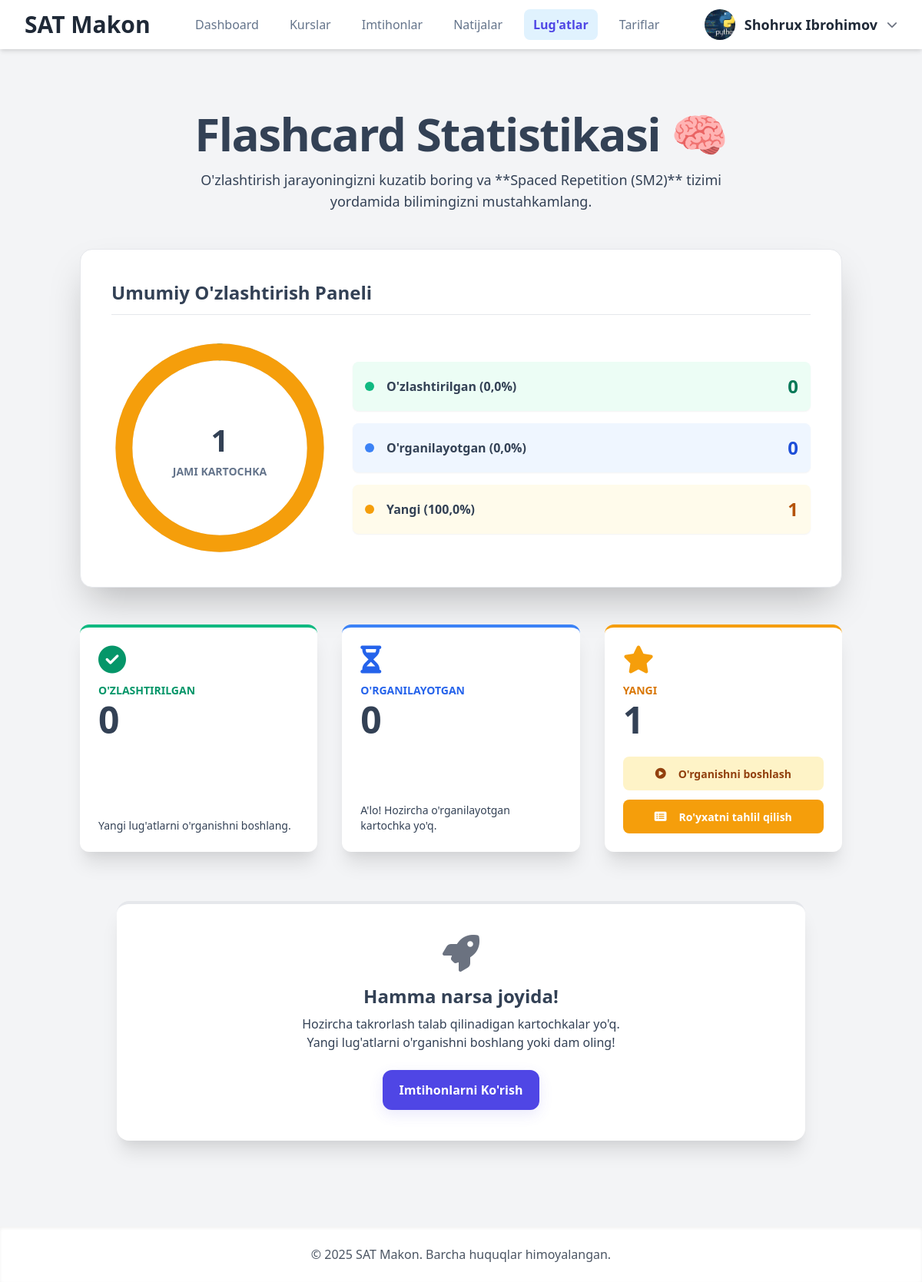
Page /edu-pro/my-flashcards/ (signed in) on the committed database.
### Mock/models.py (models this page shows, shortened)
class CustomUser(AbstractUser):
    first_name = None
    last_name = None
    full_name = models.CharField(max_length=255, verbose_name="To'liq ism (F.I.Sh)")
    email = models.EmailField(unique=True, verbose_name="Elektron pochta")
    phone_number = models.CharField(max_length=20, unique=True, null=True, blank=True, verbose_name="Telefon raqami")
    center = models.ForeignKey(
        Center,
        on_delete=models.SET_NULL,
        null=True,
        blank=True,
        related_name='members',
        verbose_name="O'quv Markazi"
    )
    ROLE_CHOICES = [
        ('student', "O'quvchi"),
        ('teacher', "O'qituvchi"),
        ('center_admin', "Markaz Admini"),
        ('admin', "Platforma Super Admini"),
    ]
    role = models.CharField(max_length=20, choices=ROLE_CHOICES, default='student', verbose_name="Foydalanuvchi roli")
    profile_picture = models.ImageField(upload_to='profile_pics/', null=True, blank=True, verbose_name="Profil rasmi")
    bio = models.TextField(max_length=500, blank=True, verbose_name="O'zi haqida")
    ability = models.FloatField(default=0.0, verbose_name="Foydalanuvchi qobiliyati (Rasch)")
    teacher = models.ForeignKey(
        'self',
        on_delete=models.SET_NULL,
        null=True,
        blank=True,
        limit_choices_to=models.Q(role='teacher') | models.Q(role='center_admin'),
        related_name='students',
        verbose_name="Biriktirilgan Ustoz/Admin"
    )
    is_approved = models.BooleanField(default=True, verbose_name="Tasdiqlangan")
    is_banned = models.BooleanField(default=False, verbose_name="Bloklangan")
    USERNAME_FIELD = 'username'
    REQUIRED_FIELDS = ['email', 'full_name']
    def get_full_name(self):
        return self.full_name.strip()
    class Meta:
        verbose_name = "Foydalanuvchi"
        verbose_name_plural = "Foydalanuvchilar"

### Mock/views.py (the view)
# urls.py: path('<slug:slug>/my-flashcards/', views.my_flashcards_view, name='my_flashcards'),
@login_required
def my_flashcards_view(request, slug):
    center = get_object_or_404(Center, slug=slug)
    if request.user.center != center:
        return redirect('index')
    center_flashcards_qs = Flashcard.objects.filter(center=center)
    total_flashcards = center_flashcards_qs.count()
    statuses = UserFlashcardStatus.objects.filter(
        user=request.user,
        flashcard__center=center
    ).values('status').annotate(count=Count('id'))
    status_map = {s['status']: s['count'] for s in statuses}
    learned_count = status_map.get('learned', 0)
    learning_count = status_map.get('learning', 0)
    seen_count = learned_count + learning_count
    new_count = max(0, total_flashcards - seen_count)
    review_needed_count = UserFlashcardStatus.objects.filter(
        user=request.user,
        flashcard__center=center,
        next_review_at__lte=timezone.now()
    ).count()
    next_review_obj = UserFlashcardStatus.objects.filter(
        user=request.user,
        flashcard__center=center,
        next_review_at__gt=timezone.now()
    ).order_by('next_review_at').first()
    next_review_at = next_review_obj.next_review_at if next_review_obj else None
    if total_flashcards > 0:
        learned_percentage = round((learned_count / total_flashcards) * 100)
        learning_percentage = round((learning_count / total_flashcards) * 100)
        new_percentage = 100 - learned_percentage - learning_percentage
    else:
        learned_percentage = learning_percentage = new_percentage = 0
    context = {
        'center': center,
        'total_flashcards': total_flashcards,
        'learned_count': learned_count,
        'learning_count': learning_count,
        'new_count': new_count,
        'review_needed_count': review_needed_count,
        'next_review_at': next_review_at,
        'learned_percentage': learned_percentage,
        'learning_percentage': learning_percentage,
        'new_percentage': new_percentage,
    }
    return render(request, 'student/my_flashcards.html', context)

### Mock/templates/student/my_flashcards.html (shortened to what this page needs)
{% extends 'base.html' %}
{% load static %}
{% block content %}
<div class="bg-slate-50 min-h-full">
<div class="container mx-auto px-4 py-8 md:py-16">
    <div class="text-center mb-12">
        <h1 class="text-4xl sm:text-5xl lg:text-6xl font-extrabold text-slate-800 tracking-tight">
            Flashcard Statistikasi 🧠
        </h1>
        <p class="mt-4 text-lg text-slate-600 max-w-3xl mx-auto">
            O'zlashtirish jarayoningizni kuzatib boring va **Spaced Repetition (SM2)** tizimi yordamida bilimingizni mustahkamlang.
        </p>
    </div>
    <div class="max-w-5xl mx-auto mb-12">
        <div class="bg-white p-6 sm:p-10 rounded-2xl shadow-2xl border border-slate-200">
            <h3 class="text-2xl font-bold text-slate-800 mb-8 border-b pb-3">Umumiy O'zlashtirish Paneli</h3>
            <div class="grid grid-cols-1 lg:grid-cols-3 gap-8 items-center">
                <div class="lg:col-span-1">
                    <div class="progress-donut">
                        <svg width="100%" height="100%" viewBox="0 0 36 36" class="progress-donut__svg">
                            <circle cx="18" cy="18" r="15.915" class="progress-donut__circle progress-donut__circle-bg"></circle>
                            <circle cx="18" cy="18" r="15.915" class="progress-donut__circle progress-donut__circle-segment"
                                    style="stroke: var(--success-color); stroke-dasharray: {{ learned_percentage }}, 100; stroke-dashoffset: 0;"></circle>
                            <circle cx="18" cy="18" r="15.915" class="progress-donut__circle progress-donut__circle-segment"
                                    style="stroke: var(--secondary-color); stroke-dasharray: {{ learning_percentage }}, 100; stroke-dashoffset: -{{ learned_percentage }};"></circle>
                            <circle cx="18" cy="18" r="15.915" class="progress-donut__circle progress-donut__circle-segment"
                                    style="stroke: #f59e0b; stroke-dasharray: {{ new_percentage }}, 100; stroke-dashoffset: -{{ learned_percentage|add:learning_percentage }};"></circle>
                        </svg>
                        <div class="progress-donut__center-text">
                            <div class="total-count">{{ total_flashcards }}</div>
                            <div class="total-label">Jami Kartochka</div>
                        </div>
                    </div>
                </div>
                <div class="lg:col-span-2 space-y-4">
                    <div class="flex items-center p-4 bg-green-50 rounded-lg shadow-sm">
                        <div class="w-3 h-3 rounded-full bg-green-500 mr-4 flex-shrink-0"></div>
                        <div class="flex-grow">
                            <p class="font-semibold text-slate-700">O'zlashtirilgan ({{ learned_percentage|floatformat:1 }}%)</p>
                        </div>
                        <p class="text-2xl font-bold text-green-700">{{ learned_count }}</p>
                    </div>
                    <div class="flex items-center p-4 bg-blue-50 rounded-lg shadow-sm">
                        <div class="w-3 h-3 rounded-full bg-blue-500 mr-4 flex-shrink-0"></div>
                        <div class="flex-grow">
                            <p class="font-semibold text-slate-700">O'rganilayotgan ({{ learning_percentage|floatformat:1 }}%)</p>
                        </div>
                        <p class="text-2xl font-bold text-blue-700">{{ learning_count }}</p>
                    </div>
                    <div class="flex items-center p-4 bg-yellow-50 rounded-lg shadow-sm">
                        <div class="w-3 h-3 rounded-full bg-yellow-500 mr-4 flex-shrink-0"></div>
                        <div class="flex-grow">
                            <p class="font-semibold text-slate-700">Yangi ({{ new_percentage|floatformat:1 }}%)</p>
                        </div>
                        <p class="text-2xl font-bold text-yellow-700">{{ new_count }}</p>
                    </div>
                </div>
            </div>
        </div>
    </div>
    <div class="grid grid-cols-1 sm:grid-cols-2 lg:grid-cols-3 gap-6 md:gap-8 mb-12 max-w-5xl mx-auto">
        <div class="flex flex-col bg-white p-6 rounded-xl shadow-xl border-t-4 border-green-500 hover:shadow-2xl transition duration-300">
            <div class="flex-grow">
                <i class="fas fa-check-circle text-4xl text-green-600 mb-3"></i>
                <p class="text-sm font-semibold text-green-600 uppercase">O'zlashtirilgan</p>
                <p class="text-5xl font-extrabold text-slate-800 mt-1">{{ learned_count }}</p>
            </div>
            {% if learned_count > 0 %}
            <div class="mt-6 space-y-3">
                <a href="{% url 'practice_flashcards' center.slug 'learned' %}" class="btn btn-sm w-full bg-green-100 text-green-800 hover:bg-green-200 font-medium">
                    <i class="fas fa-redo-alt mr-2"></i> Mustahkamlash (Mashq)
                </a>
                <a href="{% url 'flashcard_status_list' center.slug 'learned' %}" class="btn btn-sm w-full bg-green-500 text-white hover:bg-green-600 border-none font-medium">
                    <i class="fas fa-list-alt mr-2"></i> Ro'yxatni tahlil qilish
                </a>
            </div>
            {% else %}
             <p class="mt-4 text-sm text-slate-500">Yangi lug'atlarni o'rganishni boshlang.</p>
            {% endif %}
        </div>
        <div class="flex flex-col bg-white p-6 rounded-xl shadow-xl border-t-4 border-blue-500 hover:shadow-2xl transition duration-300">
            <div class="flex-grow">
                <i class="fas fa-hourglass-half text-4xl text-blue-600 mb-3"></i>
                <p class="text-sm font-semibold text-blue-600 uppercase">O'rganilayotgan</p>
                <p class="text-5xl font-extrabold text-slate-800 mt-1">{{ learning_count }}</p>
            </div>
            {% if learning_count > 0 %}
            <div class="mt-6 space-y-3">
                <a href="{% url 'practice_flashcards' center.slug 'learning' %}" class="btn btn-sm w-full bg-blue-100 text-blue-800 hover:bg-blue-200 font-medium">
                    <i class="fas fa-brain mr-2"></i> Takrorlash (Mashq)
                </a>
                <a href="{% url 'flashcard_status_list' center.slug 'learning' %}" class="btn btn-sm w-full bg-blue-500 text-white hover:bg-blue-600 border-none font-medium">
                    <i class="fas fa-list-alt mr-2"></i> Ro'yxatni tahlil qilish
                </a>
            </div>
            {% else %}
             <p class="mt-4 text-sm text-slate-500">A'lo! Hozircha o'rganilayotgan kartochka yo'q.</p>
            {% endif %}
        </div>
        <div class="flex flex-col bg-white p-6 rounded-xl shadow-xl border-t-4 border-yellow-500 hover:shadow-2xl transition duration-300">
            <div class="flex-grow">
                <i class="fas fa-star text-4xl text-yellow-500 mb-3"></i>
                <p class="text-sm font-semibold text-yellow-600 uppercase">Yangi</p>
                <p class="text-5xl font-extrabold text-slate-800 mt-1">{{ new_count }}</p>
            </div>
            {% if new_count > 0 %}
            <div class="mt-6 space-y-3">
                <a href="{% url 'practice_flashcards' center.slug 'new' %}" class="btn btn-sm w-full bg-yellow-100 text-yellow-800 hover:bg-yellow-200 font-medium">
                    <i class="fas fa-play-circle mr-2"></i> O'rganishni boshlash
                </a>
                <a href="{% url 'flashcard_status_list' center.slug  'new' %}" class="btn btn-sm w-full bg-yellow-500 text-white hover:bg-yellow-600 border-none font-medium">
                    <i class="fas fa-list-alt mr-2"></i> Ro'yxatni tahlil qilish
                </a>
            </div>
            {% else %}
             <p class="mt-4 text-sm text-slate-500">Barcha lug'atlar o'rganilgan yoki o'rganilmoqda!</p>
            {% endif %}
        </div>
    </div>
    <div class="max-w-4xl mx-auto mt-16">
        {% if review_needed_count > 0 %}
            <div class="text-center bg-white p-10 rounded-2xl shadow-2xl border-2 border-indigo-500">
                <i class="fas fa-calendar-alt text-5xl text-indigo-500 mb-4 animate-bounce-slow"></i>
                <h3 class="text-3xl font-bold text-slate-800">Bugun Takrorlash Kerak!</h3>
                <p class="text-7xl font-extrabold text-indigo-600 my-4">{{ review_needed_count }}</p>
                <p class="text-slate-600 max-w-md mx-auto">
                    **SM2 algoritmi** bo'yicha bu kartochkalarni eslatish vaqti keldi. Ularni takrorlab, bilimlarni mustahkamlang!
                </p>
                <a href="{% url 'practice_flashcards' center.slug 'review' %}" class="btn btn-primary mt-8 px-10 py-3 text-lg font-bold shadow-lg hover:shadow-xl">
                    <i class="fas fa-play mr-2"></i> Takrorlashni Boshlash
                </a>
            </div>
        {% else %}
            <div class="text-center bg-white p-10 rounded-2xl shadow-xl border-t-4 border-slate-400">
                <i class="fas fa-rocket text-5xl text-gray-500 mb-4"></i>
                <h3 class="text-2xl font-bold text-slate-800">Hamma narsa joyida!</h3>
                <p class="text-slate-600 max-w-md mx-auto mt-2">
                    Hozircha takrorlash talab qilinadigan kartochkalar yo'q. Yangi lug'atlarni o'rganishni boshlang yoki dam oling!
                </p>
                <a href="{% url 'all_exams' center.slug %}" class="btn btn-primary mt-6 inline-block">
                    Imtihonlarni Ko'rish
                </a>
            </div>
        {% endif %}
    </div>
</div>
</div>
{% endblock %}

### Mock/templates/header.html (shortened to what this page needs)
{% load static i18n %}
<header class="bg-white shadow-md sticky top-0 z-50">
    <div class="container max-w-7xl mx-auto px-4 sm:px-6 lg:px-8">
        <div class="flex items-center justify-between h-16">
            <div class="flex-shrink-0">
                <a href="{% url 'index' %}" class="text-3xl font-bold text-gray-800">{{ CENTER_NAME }}</a>
            </div>
            <nav class="hidden md:flex md:items-center md:space-x-2 lg:space-x-4">
                {% if user.is_authenticated and user.role == 'student' %}
                <a href="{% url 'dashboard' slug=request.user.center.slug %}" class="nav-link {% if request.resolver_match.url_name == 'dashboard' %}active{% endif %}">Dashboard</a>
                <a href="{% url 'all_courses' center.slug %}" class="nav-link ">Kurslar</a>
                <a href="{% url 'all_exams' center.slug %}" class="nav-link {% if request.resolver_match.url_name == 'all_exams' %}active{% endif %}">Imtihonlar</a>
                <a href="{% url 'completed_exams' center.slug %}" class="nav-link {% if request.resolver_match.url_name == 'completed_exams' %}active{% endif %}">Natijalar</a>
                <a href="{% url 'my_flashcards' center.slug %}" class="nav-link {% if request.resolver_match.url_name == 'my_flashcards' %}active{% endif %}">Lug'atlar</a>
                <a href="{% url 'price' center.slug %}" class="nav-link {% if request.resolver_match.url_name == 'price' %}active{% endif %}">Tariflar</a>
                {% elif user.is_authenticated and user.role == 'admin' %}
                <a href="{% url 'center_list' %}" class="nav-link {% if request.resolver_match.url_name == 'center_list' %}active{% endif %}">O'quv markazlar</a>
                {% endif %}
            </nav>
            <div class="flex items-center space-x-4">
                {% if user.is_authenticated %}
                <div class="hidden md:block relative">
                    <button id="dropdownButton" class="flex items-center space-x-3 focus:outline-none">
                        {% if user.profile_picture %}
                            <img class="h-10 w-10 rounded-full object-cover" src="{{ user.profile_picture.url }}" alt="Profil rasmi">
                        {% else %}
                            <span class="h-10 w-10 rounded-full bg-blue-500 flex items-center justify-center text-white font-bold text-lg">
                                {{ user.username|first|upper }}
                            </span>
                        {% endif %}
                        <span class="font-semibold text-lg text-gray-800">{{ user.get_full_name|default:user.username }}</span>
                        <i class="fas fa-chevron-down text-gray-500 text-sm"></i>
                    </button>
                </div>
                {% else %}
                <div class="hidden md:block">
                       <a href="{% url 'login' %}" class="nav-link"><i class="fa-brands fa-telegram mr-1"></i> Kirish</a>
                </div>
                {% endif %}
            </div>
        </div>
    </div>
</header>

### rows in the picture
CustomUser: profile_picture (picture), get_full_name "Shohrux Ibrohimov"

### other values in the picture
{{ CENTER_NAME }} "SAT Makon"
{{ total_flashcards }} "1"
{{ learned_percentage|floatformat:1 }} "0,0"
{{ learned_count }} "0"
{{ learning_percentage|floatformat:1 }} "0,0"
{{ learning_count }} "0"
{{ new_percentage|floatformat:1 }} "100,0"
{{ new_count }} "1"
